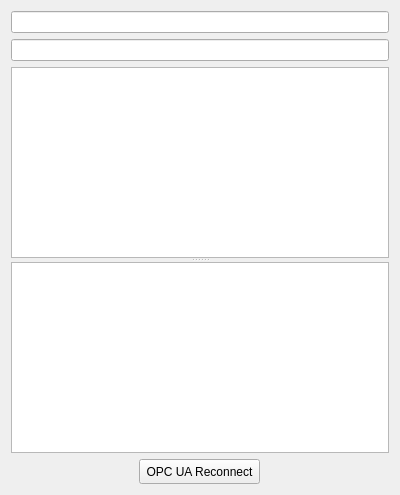
<?xml version="1.0" encoding="UTF-8"?>
<ui version="4.0">
 <class>OpcUaView</class>
 <widget class="QWidget" name="OpcUaView">
  <property name="geometry">
   <rect>
    <x>0</x>
    <y>0</y>
    <width>400</width>
    <height>495</height>
   </rect>
  </property>
  <property name="windowTitle">
   <string>Form</string>
  </property>
  <layout class="QVBoxLayout" name="verticalLayout_3">
   <item>
    <widget class="QLineEdit" name="server">
     <property name="readOnly">
      <bool>true</bool>
     </property>
    </widget>
   </item>
   <item>
    <widget class="QSplitter" name="splitter">
     <property name="orientation">
      <enum>Qt::Vertical</enum>
     </property>
     <widget class="QWidget" name="verticalLayoutWidget">
      <layout class="QVBoxLayout" name="verticalLayout">
       <item>
        <widget class="QLineEdit" name="endpoint">
         <property name="readOnly">
          <bool>true</bool>
         </property>
        </widget>
       </item>
       <item>
        <widget class="QTreeView" name="treeView"/>
       </item>
      </layout>
     </widget>
     <widget class="QWidget" name="verticalLayoutWidget_2">
      <layout class="QVBoxLayout" name="verticalLayout_2">
       <item>
        <widget class="QTableView" name="tableView">
         <property name="selectionMode">
          <enum>QAbstractItemView::SingleSelection</enum>
         </property>
         <property name="selectionBehavior">
          <enum>QAbstractItemView::SelectRows</enum>
         </property>
         <attribute name="verticalHeaderVisible">
          <bool>false</bool>
         </attribute>
        </widget>
       </item>
      </layout>
     </widget>
    </widget>
   </item>
   <item alignment="Qt::AlignHCenter">
    <widget class="QToolButton" name="reconnectButton">
     <property name="minimumSize">
      <size>
       <width>0</width>
       <height>25</height>
      </size>
     </property>
     <property name="accessibleName">
      <string>CancelSettings</string>
     </property>
     <property name="text">
      <string>OPC UA Reconnect</string>
     </property>
     <property name="toolButtonStyle">
      <enum>Qt::ToolButtonTextBesideIcon</enum>
     </property>
    </widget>
   </item>
  </layout>
 </widget>
 <resources/>
 <connections/>
</ui>
